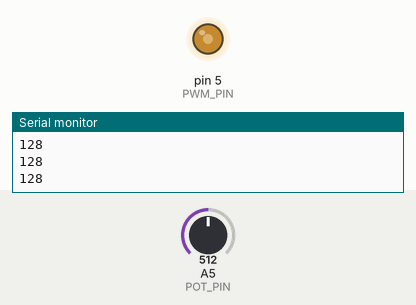
This sketch was run on a simulated Arduino Uno, built with avr-gcc and run on an emulated ATmega328P. On the bench: output pins drawn as LEDs (lit = HIGH), the last lines printed to the serial monitor. The test bench sets the inputs (shaded band); at power-on: A5 (POT_PIN) = 512.

Above: at 1.2 s.
1.3 s: A5 (POT_PIN) set to 716
At 2.1 s:
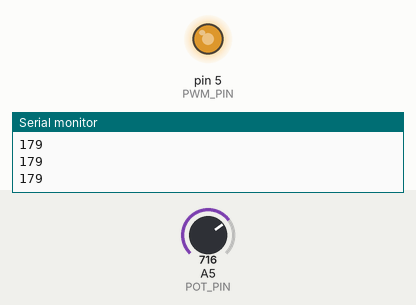
2.9 s: A5 (POT_PIN) set to 900
At 3.5 s:
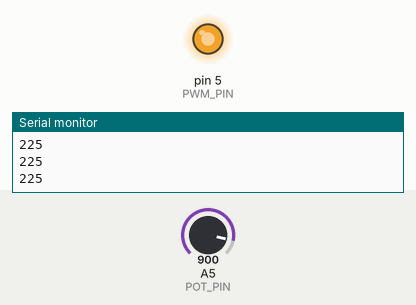
4.6 s: A5 (POT_PIN) set to 122
At 5.9 s:
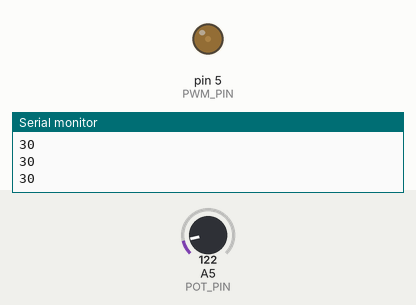
6.2 s: A5 (POT_PIN) set to 0
At 7.1 s:
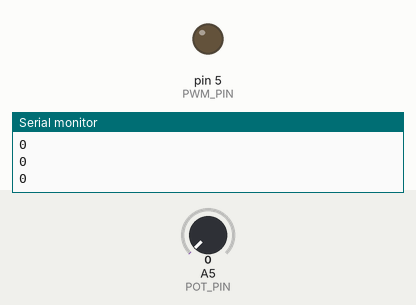
Timing chart, 0 to 8.8 s (numbered marks = the images above; inputs shaded):
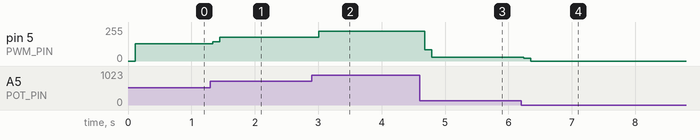

The sketch:

LedStripDriver.ino
```cpp
#define POT_PIN A5 //Analog pin connected to the potentiometer
#define PWM_PIN 5 //Digital PWM enabled pin connected to the base of the power transistor
#define NUMBER_OF_READINGS 100 //Number of readings we are averaging to filter noise in the potentiometer readings

void setup() {
  //Initiate Serial Interface
  Serial.begin(9600);
  Serial.println("Led strip driver.");

  //Initiate pin mode
  pinMode(POT_PIN,INPUT);
  pinMode(PWM_PIN,OUTPUT);
}

void loop() {
  int potValue = 0;
  unsigned long total = 0;

  //Sum NUMBER_OF_READINGS samples with 1ms delay between readings
  for(int i=0; i<NUMBER_OF_READINGS;i++){
    //The potentiometer sample is divided by 4 because the analog sample
    //goes up to 1023 and the PWM output goes up to 255
    potValue = analogRead(POT_PIN)/4;
    total += potValue;
    delay(1);
  }

  //Take ou the average value
  unsigned int average = total/NUMBER_OF_READINGS;
  Serial.println(average);

  //Write average to PWM pin
  analogWrite(PWM_PIN,average);
}
```

Measured:
- after the input at 1.3 s, pin 5 (PWM_PIN): 128/255 → 144/255 at once, → 179/255 0.11 s later
- after the input at 2.9 s, pin 5 (PWM_PIN): 179/255 → 223/255 after 0.11 s, → 225/255 0.11 s later
- after the input at 4.6 s, pin 5 (PWM_PIN): 225/255 → 86/255 after 0.08 s, → 30/255 0.11 s later
- after the input at 6.2 s, pin 5 (PWM_PIN): 30/255 → 19/255 at once, → 0/255 0.11 s later
